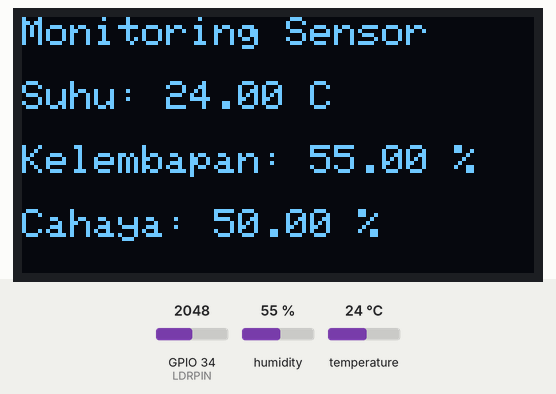
This program was run on a simulated ESP32. Shown: 128×64 one-colour display. Inputs (shaded band) come from the test bench; at power-on: humidity 55 %, GPIO 34 (LDRPIN) = 2048, temperature 24 °C. What the program prints to the serial monitor is not drawn.

Above: at 1.2 s.
1.3 s: humidity set to 22 %
At 2.6 s:
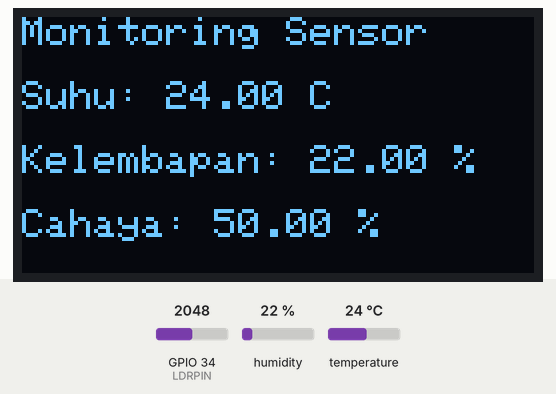
4.0 s: GPIO 34 (LDRPIN) set to 2866
At 5.4 s:
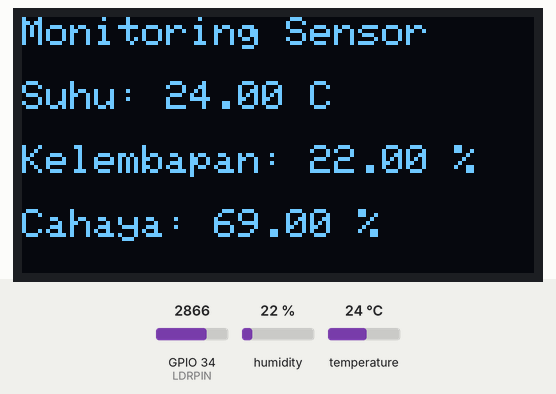
6.7 s: temperature set to 12 °C
At 8.5 s:
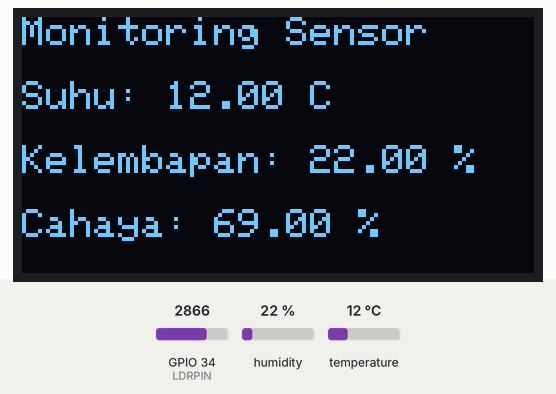
9.7 s: GPIO 34 (LDRPIN) set to 3603
At 11.4 s:
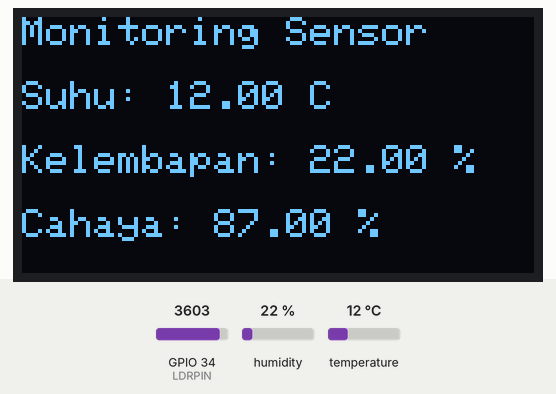
12.4 s: humidity set to 40 %
At 15.5 s:
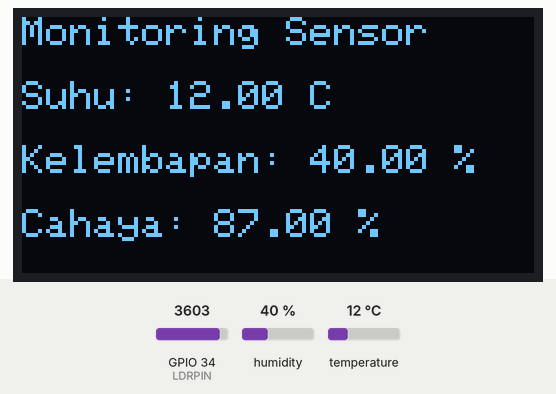
15.8 s: GPIO 34 (LDRPIN) set to 4095
At 17.3 s:
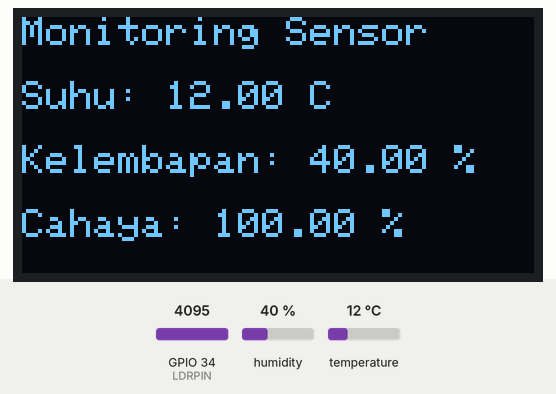
Timing chart, 0 to 18.8 s (numbered marks = the images above; inputs shaded):
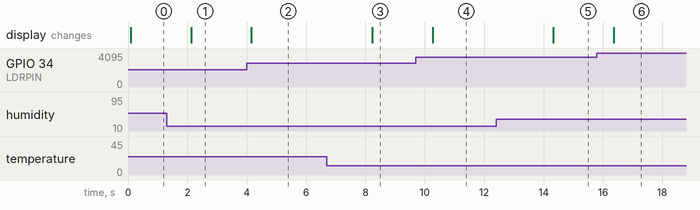

Measured:
- after the input at 1.3 s, the display: changes after 0.82 s (image 1)
- after the input at 4.0 s, the display: changes after 0.16 s (image 2)
- after the input at 6.7 s, the display: changes after 1.5 s (image 3)
- after the input at 9.7 s, the display: changes after 0.56 s (image 4)
- after the input at 12.4 s, the display: changes after 1.9 s (image 5)
- after the input at 15.8 s, the display: changes after 0.57 s (image 6)

The program:

main.cpp
```cpp
#include <Arduino.h>
#include <Wire.h>
#include <Adafruit_GFX.h>
#include <Adafruit_SSD1306.h>
#include <Adafruit_Sensor.h>
#include <DHT.h>

// Pin Konfigurasi
#define DHTPIN 4         // Pin untuk DHT22
#define DHTTYPE DHT22    // Menggunakan DHT22
#define LDRPIN 34        // Pin untuk LDR (ESP32)

// Inisialisasi Sensor & OLED
DHT dht(DHTPIN, DHTTYPE);
Adafruit_SSD1306 display(128, 64, &Wire, -1);

void setup() {
    Serial.begin(115200);
    dht.begin();

    // Inisialisasi OLED
    if (!display.begin(SSD1306_SWITCHCAPVCC, 0x3C)) {
        Serial.println(F("SSD1306 gagal ditemukan!"));
        for (;;); // Berhenti jika gagal
    }

    display.clearDisplay();
    display.display();

    Serial.println("Sistem Monitoring Sensor Dimulai...");
}

void loop() {
    // Membaca suhu & kelembapan dari DHT22
    float suhu = dht.readTemperature();
    float kelembapan = dht.readHumidity();

    // Membaca intensitas cahaya dari LDR
    int intensitasCahaya = analogRead(LDRPIN);
    float cahayaPersen = map(intensitasCahaya, 0, 4095, 0, 100); // Konversi ke %

    // Cek apakah sensor DHT berhasil terbaca
    if (isnan(suhu) || isnan(kelembapan)) {
        Serial.println("❌ Gagal membaca dari DHT sensor!");
        return;
    }

    // Menampilkan di Serial Monitor
    Serial.print("🌡️ Suhu: "); Serial.print(suhu); Serial.println(" °C");
    Serial.print("💧 Kelembapan: "); Serial.print(kelembapan); Serial.println(" %");
    Serial.print("☀️ Cahaya: "); Serial.print(cahayaPersen); Serial.println(" %");
    Serial.println("---------------------------");

    // Menampilkan di OLED
    display.clearDisplay();
    display.setTextSize(1);
    display.setTextColor(WHITE);

    display.setCursor(0, 0);
    display.println("Monitoring Sensor");

    display.setCursor(0, 16);
    display.print("Suhu: "); display.print(suhu); display.println(" C");

    display.setCursor(0, 32);
    display.print("Kelembapan: "); display.print(kelembapan); display.println(" %");

    display.setCursor(0, 48);
    display.print("Cahaya: "); display.print(cahayaPersen); display.println(" %");

    display.display();

    delay(2000); // Update setiap 2 detik
}
```
